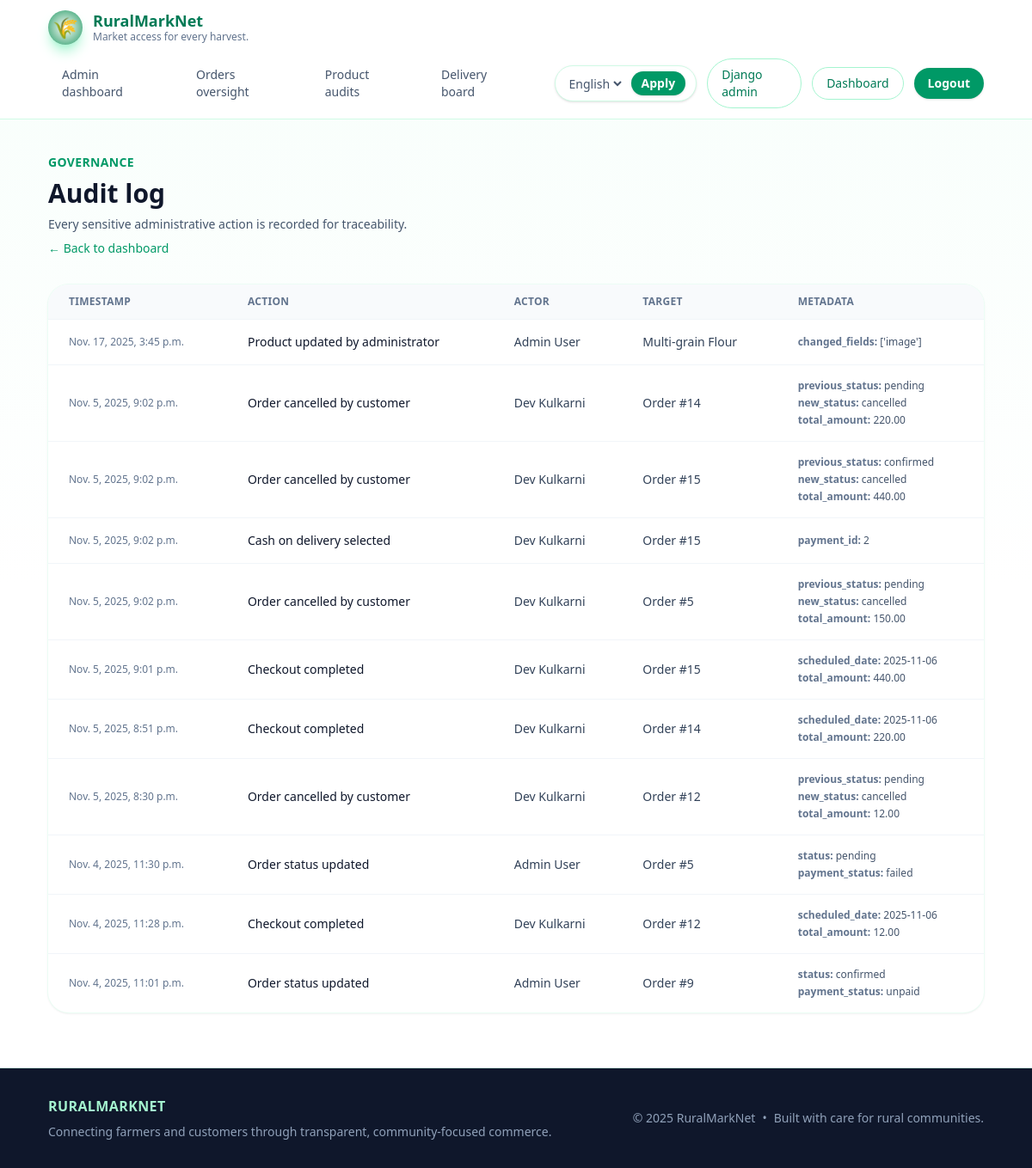
/portal/admin/audit/ (signed in), run on an earlier commit of the app's database.
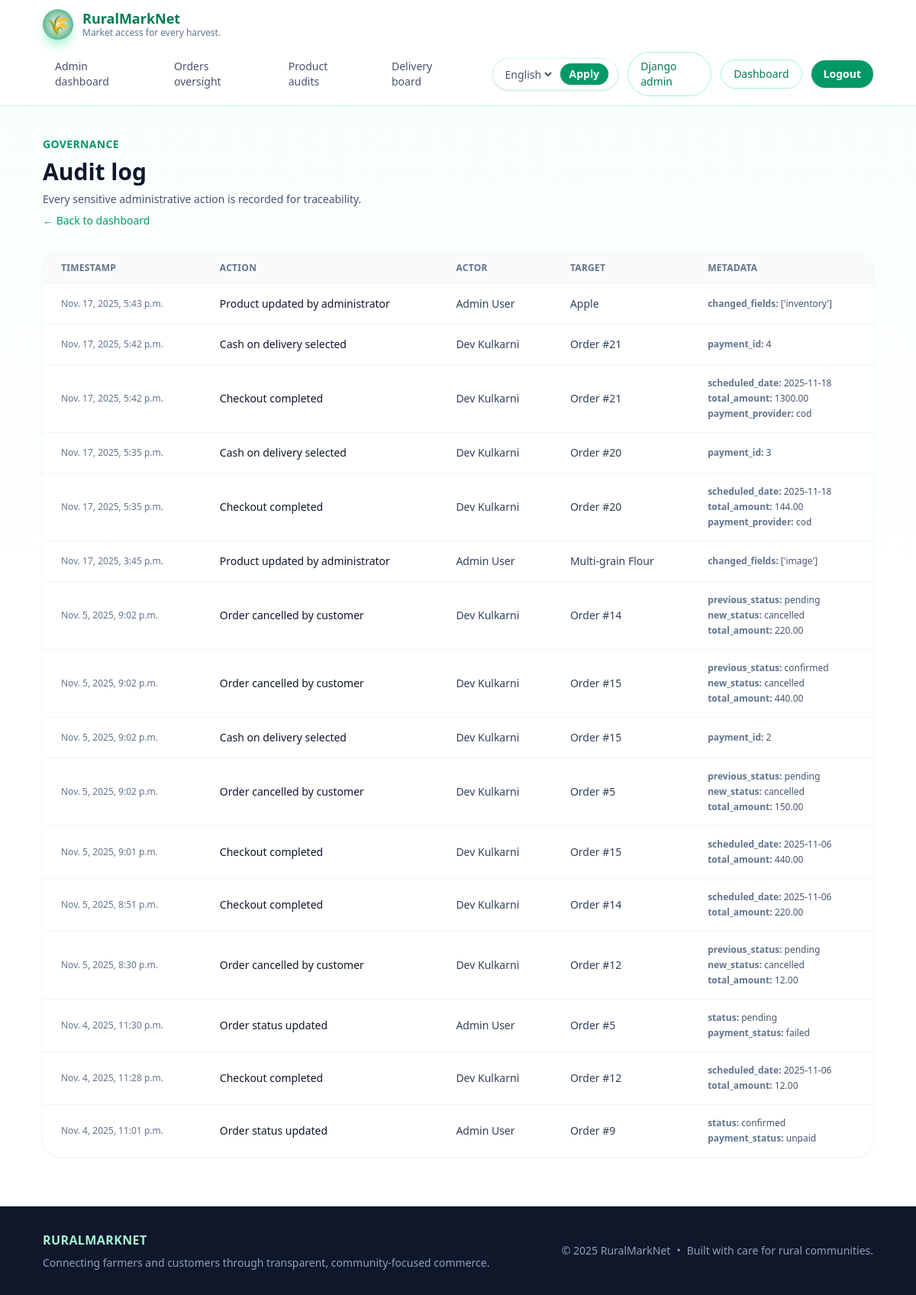
And on a later commit of the database.
### accounts/models.py (models this page shows, shortened)
class AuditLog(models.Model):
    user = models.ForeignKey(
        settings.AUTH_USER_MODEL,
        on_delete=models.SET_NULL,
        null=True,
        blank=True,
        related_name="audit_logs",
    )
    action = models.CharField(max_length=150)
    app_label = models.CharField(max_length=100)
    model_name = models.CharField(max_length=100)
    object_id = models.CharField(max_length=64, blank=True)
    object_repr = models.CharField(max_length=255, blank=True)
    metadata = models.JSONField(default=dict, blank=True)
    created_at = models.DateTimeField(auto_now_add=True)
    class Meta:
        ordering = ["-created_at"]
        verbose_name = _("Audit log entry")
        verbose_name_plural = _("Audit log entries")

class User(AbstractUser):
    class Roles(models.TextChoices):
        FARMER = "farmer", _("Farmer")
        CUSTOMER = "customer", _("Customer")
        ADMIN = "admin", _("Administrator")
    PREFERRED_LANGUAGE_CHOICES = (
        ("en", _("English")),
        ("hi", _("Hindi")),
        ("mr", _("Marathi")),
    )
    role = models.CharField(
        max_length=20,
        choices=Roles.choices,
        default=Roles.CUSTOMER,
        help_text=_("Determines the level of access within the platform."),
    )
    phone_number = models.CharField(
        max_length=20,
        blank=True,
        help_text=_("Optional contact number for delivery coordination."),
    )
    preferred_language = models.CharField(
        max_length=8,
        choices=PREFERRED_LANGUAGE_CHOICES,
        default="en",
        help_text=_("Preferred language for the interface."),
    )
    address = models.TextField(blank=True)
    accepted_payment_methods = models.JSONField(
        default=None,
        blank=True,
        null=True,
        help_text=_("Payment method codes this farmer chooses to accept."),
    )
    email_verified = models.BooleanField(
        default=False,
        help_text=_("Indicates whether the user has confirmed their email address."),
    )

### accounts/views.py (the view)
# urls.py: path("audit/", AdminAuditLogListView.as_view(), name="audit-list"),
class AdminAuditLogListView(AdminRequiredMixin, ListView):
    model = AuditLog
    paginate_by = 25
    context_object_name = "logs"
    template_name = "accounts/admin_audit_list.html"
    def get_queryset(self):  # type: ignore[override]
        return AuditLog.objects.select_related("user").all()

### products/forms.py
class ProductFilterForm(forms.Form):
    search = forms.CharField(required=False, label=_("Search"))
    category = forms.ChoiceField(
        required=False,
        choices=[("", _("All categories"))] + list(Product.Categories.choices),
    )
    min_price = forms.DecimalField(required=False, min_value=0, label=_("Min price"))
    max_price = forms.DecimalField(required=False, min_value=0, label=_("Max price"))
    available = forms.BooleanField(required=False, initial=True, label=_("In stock"))

### accounts/mixins.py (called while the page is built)
    def test_func(self) -> bool:  # noqa: D401
        request = getattr(self, "request", None)
        user = getattr(request, "user", None)
        return bool(
            getattr(user, "is_authenticated", False)
            and (getattr(user, "is_staff", False) or getattr(user, "is_superuser", False))
        )

### products/context_processors.py (called while the page is built)
def product_filters(request):
    return {
        "product_filter_form": ProductFilterForm(request.GET or None),
        "product_categories": Product.Categories.choices,
    }

### accounts/templates/accounts/admin_audit_list.html (shortened to what this page needs)
{% extends "base.html" %}
{% load i18n %}
{% block content %}
<section class="space-y-8">
    <header class="flex flex-col gap-2">
        <p class="text-sm font-semibold uppercase tracking-wide text-emerald-600">{% trans "Governance" %}</p>
        <h1 class="text-3xl font-semibold text-slate-900">{% trans "Audit log" %}</h1>
        <p class="text-sm text-slate-600">{% trans "Every sensitive administrative action is recorded for traceability." %}</p>
        <a href="{% url 'portal-admin:dashboard' %}" class="inline-flex items-center gap-2 text-sm font-medium text-emerald-600 hover:text-emerald-500">← {% trans "Back to dashboard" %}</a>
    </header>
    <div class="overflow-hidden rounded-3xl bg-white shadow-sm ring-1 ring-emerald-50">
        <table class="min-w-full divide-y divide-slate-100 text-sm">
            <thead class="bg-slate-50 text-left text-xs font-semibold uppercase tracking-wide text-slate-500">
                <tr>
                    <th scope="col" class="px-6 py-3">{% trans "Timestamp" %}</th>
                    <th scope="col" class="px-6 py-3">{% trans "Action" %}</th>
                    <th scope="col" class="px-6 py-3">{% trans "Actor" %}</th>
                    <th scope="col" class="px-6 py-3">{% trans "Target" %}</th>
                    <th scope="col" class="px-6 py-3">{% trans "Metadata" %}</th>
                </tr>
            </thead>
            <tbody class="divide-y divide-slate-100 text-slate-700">
                {% for entry in logs %}
                    <tr class="hover:bg-emerald-50/40">
                        <td class="px-6 py-4 text-xs text-slate-500">{{ entry.created_at|date:"DATETIME_FORMAT" }}</td>
                        <td class="px-6 py-4 font-medium text-slate-900">{{ entry.action }}</td>
                        <td class="px-6 py-4">
                            {% if entry.user %}
                                {{ entry.user.get_full_name|default:entry.user.username }}
                            {% else %}
                                {% trans "System" %}
                            {% endif %}
                        </td>
                        <td class="px-6 py-4">
                            {% if entry.object_repr %}
                                {{ entry.object_repr }}
                            {% else %}
                                <span class="text-xs text-slate-400">{% trans "N/A" %}</span>
                            {% endif %}
                        </td>
                        <td class="px-6 py-4">
                            {% if entry.metadata %}
                                <ul class="space-y-1 text-xs text-slate-600">
                                    {% for key, value in entry.metadata.items %}
                                        <li><span class="font-semibold text-slate-500">{{ key }}:</span> {{ value }}</li>
                                    {% endfor %}
                                </ul>
                            {% else %}
                                <span class="text-xs text-slate-400">{% trans "No metadata" %}</span>
                            {% endif %}
                        </td>
                    </tr>
                {% empty %}
                    <tr>
                        <td colspan="5" class="px-6 py-6 text-center text-sm text-slate-500">{% trans "No audit entries recorded yet." %}</td>
                    </tr>
                {% endfor %}
            </tbody>
        </table>
    </div>
</section>
{% endblock %}

What changed in the data, as far as the page shows it:
added AuditLog: created_at "Nov. 17, 2025, 5:43 p.m.", action "Product updated by administrator", user.get_full_name "Admin User", object_repr "Apple", metadata "changed_fields", metadata "['inventory']"
added AuditLog: created_at "Nov. 17, 2025, 5:42 p.m.", action "Cash on delivery selected", user.get_full_name "Dev Kulkarni", object_repr "Order #21", metadata "payment_id", metadata "4"
added AuditLog: created_at "Nov. 17, 2025, 5:42 p.m.", action "Checkout completed", user.get_full_name "Dev Kulkarni", object_repr "Order #21", metadata "scheduled_date" "total_amount" "payment_provider", metadata "2025-11-18" "1300.00" "cod"
added AuditLog: created_at "Nov. 17, 2025, 5:35 p.m.", action "Cash on delivery selected", user.get_full_name "Dev Kulkarni", object_repr "Order #20", metadata "payment_id", metadata "3"
added AuditLog: created_at "Nov. 17, 2025, 5:35 p.m.", action "Checkout completed", user.get_full_name "Dev Kulkarni", object_repr "Order #20", metadata "scheduled_date" "total_amount" "payment_provider", metadata "2025-11-18" "144.00" "cod"
